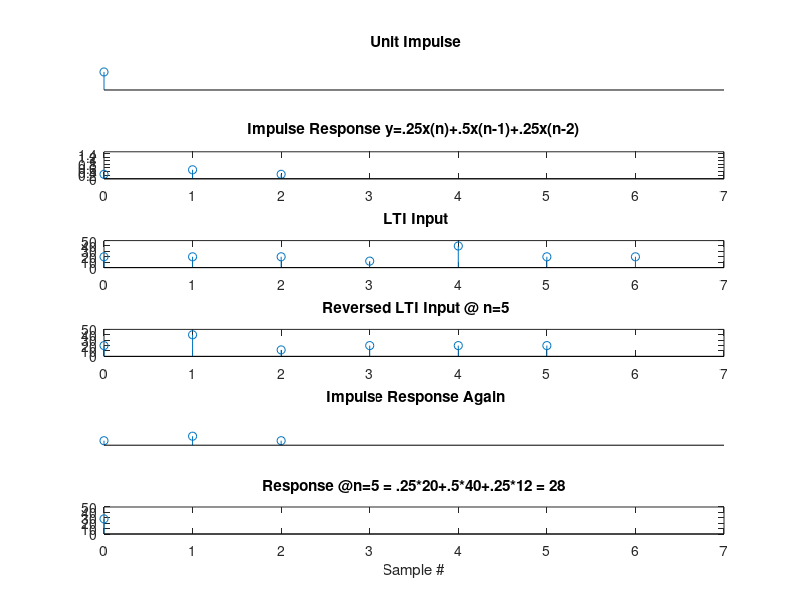

Write the MATLAB code that produced this figure.
% pr8_1.m
% Discrete Convolution

d=1;                            % unit impulse 
h=[.25 .5 .25];                 % impulse response
i=[20 20 20 12 40 20 20];       % input
ii=[20 20 40 12 20 20 20];      % reversed input
x=0:10;                         % x -axis

figure
subplot(6,1,1),stem(x(1:length(d)),d)
axis([0 7 0 1.5]);
title(' Unit Impulse')
axis('off')

subplot(6,1,2),stem(x(1:length(h)),h)
axis([0 7 0 1.5]);
title('Impulse Response y=.25x(n)+.5x(n-1)+.25x(n-2)')

subplot(6,1,3),stem(x(1:length(i)),i)
axis([0 7 0 50]);
title(' LTI Input')

subplot(6,1,4),stem(x(1:length(ii)-1),ii(2:length(ii)))
axis([0 7 0 50]);
title(' Reversed LTI Input @ n=5')

subplot(6,1,5),stem(x(1:length(h)),h)
axis([0 7 0 1.5]);
title(' Impulse Response Again')
axis('off');

r5=.25*20+.5*40+.25*12;
subplot(6,1,6),stem(x(1:length(r5)),r5)
axis([0 7 0 50]);
title('Response @n=5 = .25*20+.5*40+.25*12 = 28')
xlabel('Sample #')